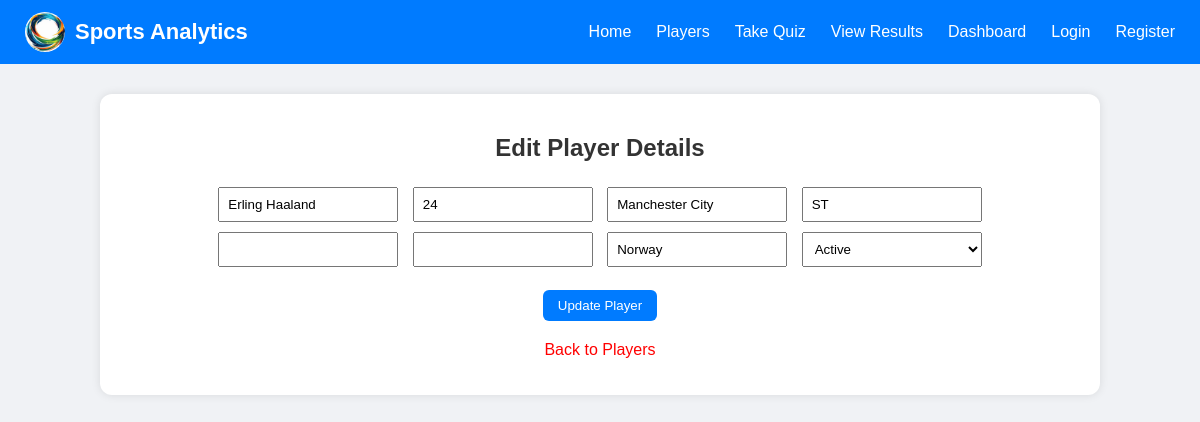
The app's page /update_player.php?id=9 with its own data.
### tables this page shows
CREATE TABLE `players` (
  `player_id` int(11) NOT NULL,
  `p_name` varchar(100) DEFAULT NULL,
  `p_age` int(11) DEFAULT NULL,
  `p_team` varchar(100) DEFAULT NULL,
  `p_position` varchar(50) DEFAULT NULL,
  `p_height` decimal(4,1) DEFAULT NULL,
  `p_weight` decimal(4,1) DEFAULT NULL,
  `p_country` varchar(50) DEFAULT NULL,
  `status` enum('Active','Retired') DEFAULT 'Active',
  `p_image` varchar(255) DEFAULT NULL
);

### update_player.php (the view, shortened to what this page needs)
<?php
include 'db_connect.php';
include 'navbar.php';
$id = $_GET['id'];
$sql = "SELECT * FROM players WHERE player_id = $id";
$result = $conn->query($sql);
$player = $result->fetch_assoc();
?>
<!DOCTYPE html>
<html>
<head>
    <link rel="stylesheet" href="style.css">
</head>
<body>
<div class="container">
<h2>Edit Player Details</h2>
<form method="POST">
    <input type="text" name="p_name" value="<?php echo $player['p_name']; ?>" required>
    <input type="number" name="p_age" value="<?php echo $player['p_age']; ?>" required>
    <input type="text" name="p_team" value="<?php echo $player['p_team']; ?>">
    <input type="text" name="p_position" value="<?php echo $player['p_position']; ?>"><br>
    <input type="number" step="0.1" name="p_height" value="<?php echo $player['p_height']; ?>">
    <input type="number" step="0.1" name="p_weight" value="<?php echo $player['p_weight']; ?>">
    <input type="text" name="p_country" value="<?php echo $player['p_country']; ?>">
    <select name="status">
        <option value="Active" <?php if($player['status']=='Active') echo 'selected'; ?>>Active</option>
    </select>
    <br><br>
    <button type="submit" name="update">Update Player</button>
</form>
<p style="text-align:center;"><a href="players.php">Back to Players</a></p>
</div>
</body>
</html>

### style.css (style rules this page uses)
body { font-family: Arial, sans-serif; background: #f0f2f5; margin: 0; padding: 0; }
.container { width: 80%; margin: 30px auto; background: #fff; padding: 20px; border-radius: 12px; box-shadow: 0 0 10px rgba(0,0,0,0.1); }
h2 { text-align: center; color: #333; }
form { text-align: center; margin-bottom: 20px; }
input[type="text"], input[type="number"], select { padding: 8px; margin: 5px; width: 180px; }
button { padding: 8px 15px; background-color: #007bff; color: white; border: none; border-radius: 6px; cursor: pointer; }
a { color: red; text-decoration: none; }

### records on screen
players: p_name "Erling Haaland", p_age "24", p_team "Manchester City", p_position "ST", p_country "Norway", status "Active"
